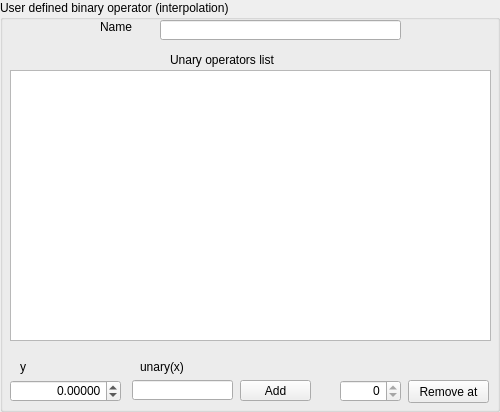
<?xml version="1.0" encoding="UTF-8"?>
<ui version="4.0">
 <class>TblTblView</class>
 <widget class="QGroupBox" name="TblTblView">
  <property name="geometry">
   <rect>
    <x>0</x>
    <y>0</y>
    <width>500</width>
    <height>412</height>
   </rect>
  </property>
  <property name="windowTitle">
   <string>GroupBox</string>
  </property>
  <property name="title">
   <string>User defined binary operator (interpolation)</string>
  </property>
  <widget class="QLabel" name="label">
   <property name="geometry">
    <rect>
     <x>100</x>
     <y>20</y>
     <width>57</width>
     <height>14</height>
    </rect>
   </property>
   <property name="text">
    <string>Name</string>
   </property>
  </widget>
  <widget class="QLineEdit" name="name">
   <property name="geometry">
    <rect>
     <x>160</x>
     <y>20</y>
     <width>241</width>
     <height>20</height>
    </rect>
   </property>
  </widget>
  <widget class="QPlainTextEdit" name="list">
   <property name="geometry">
    <rect>
     <x>10</x>
     <y>70</y>
     <width>481</width>
     <height>271</height>
    </rect>
   </property>
   <property name="readOnly">
    <bool>true</bool>
   </property>
  </widget>
  <widget class="QLabel" name="label_2">
   <property name="geometry">
    <rect>
     <x>170</x>
     <y>50</y>
     <width>141</width>
     <height>20</height>
    </rect>
   </property>
   <property name="text">
    <string>Unary operators list</string>
   </property>
  </widget>
  <widget class="QDoubleSpinBox" name="y">
   <property name="geometry">
    <rect>
     <x>10</x>
     <y>380</y>
     <width>111</width>
     <height>22</height>
    </rect>
   </property>
   <property name="alignment">
    <set>Qt::AlignRight|Qt::AlignTrailing|Qt::AlignVCenter</set>
   </property>
   <property name="decimals">
    <number>5</number>
   </property>
   <property name="minimum">
    <double>-1000000000.000000000000000</double>
   </property>
   <property name="maximum">
    <double>1000000000.000000000000000</double>
   </property>
  </widget>
  <widget class="QLineEdit" name="unary">
   <property name="geometry">
    <rect>
     <x>132</x>
     <y>380</y>
     <width>101</width>
     <height>20</height>
    </rect>
   </property>
  </widget>
  <widget class="QPushButton" name="add">
   <property name="geometry">
    <rect>
     <x>240</x>
     <y>380</y>
     <width>71</width>
     <height>21</height>
    </rect>
   </property>
   <property name="text">
    <string>Add</string>
   </property>
  </widget>
  <widget class="QLabel" name="label_3">
   <property name="geometry">
    <rect>
     <x>20</x>
     <y>360</y>
     <width>57</width>
     <height>14</height>
    </rect>
   </property>
   <property name="text">
    <string>y</string>
   </property>
  </widget>
  <widget class="QLabel" name="label_4">
   <property name="geometry">
    <rect>
     <x>140</x>
     <y>360</y>
     <width>57</width>
     <height>14</height>
    </rect>
   </property>
   <property name="text">
    <string>unary(x)</string>
   </property>
  </widget>
  <widget class="QSpinBox" name="remat">
   <property name="geometry">
    <rect>
     <x>340</x>
     <y>380</y>
     <width>61</width>
     <height>22</height>
    </rect>
   </property>
   <property name="alignment">
    <set>Qt::AlignRight|Qt::AlignTrailing|Qt::AlignVCenter</set>
   </property>
   <property name="maximum">
    <number>0</number>
   </property>
  </widget>
  <widget class="QPushButton" name="remove">
   <property name="geometry">
    <rect>
     <x>408</x>
     <y>380</y>
     <width>81</width>
     <height>23</height>
    </rect>
   </property>
   <property name="text">
    <string>Remove at</string>
   </property>
  </widget>
 </widget>
 <resources/>
 <connections/>
</ui>
